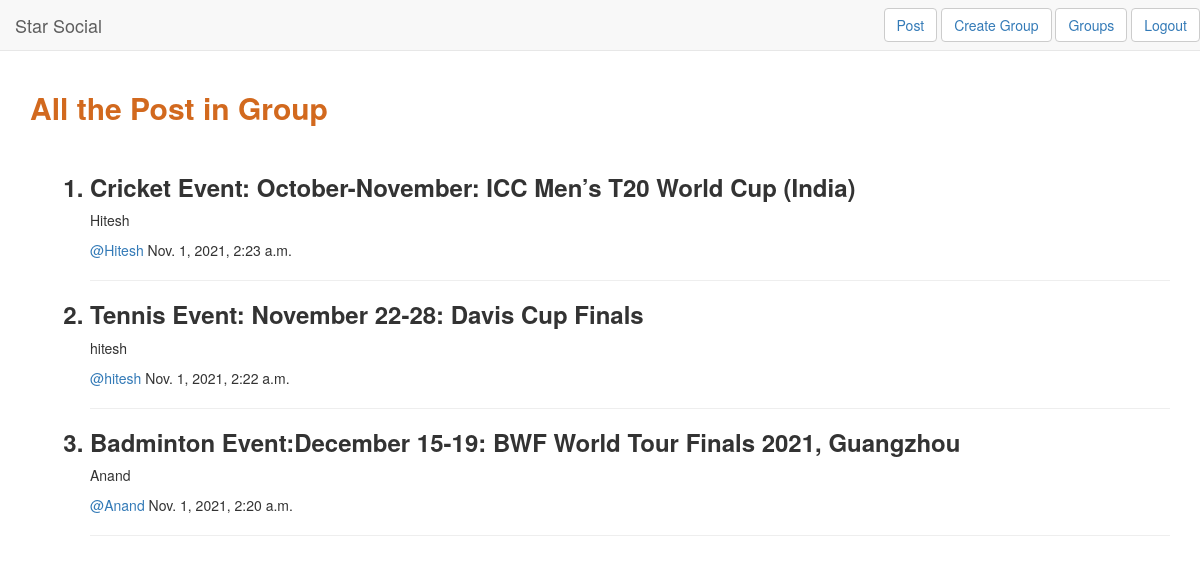
Page /signlog/groupdetail/33/ (signed in) on the committed database.
### signlog/models.py (models this page shows, shortened)
class Post(models.Model):
    Message = models.CharField(max_length=256)
    Group = models.ForeignKey(Groups, related_name='posts',on_delete=models.CASCADE)
    created_by= models.CharField(max_length=100,default=",")
    dt=models.DateTimeField(default=datetime.now, blank=True)
    class Meta:
        ordering = ('-dt',)

### signlog/views.py (the view)
# urls.py: url(r'^groupdetail/(?P<pk>\d+)/$',views.PostInParticularGroup.as_view(),name='groupdetail'),
class PostInParticularGroup(LoginRequiredMixin, DetailView):
    login_url = '/signlog/log/'
    redirect_field_name = 'login'
    context_object_name = 'group_detail'
    model = models.Groups
    template_name = 'signlog/postingroup.html'

### signlog/templates/signlog/postingroup.html
{% extends 'group/gpbase.html' %}
{% block body_block %}
<h2 style="color:chocolate; font-weight: 900;">All the Post in Group {{groups_detail.name}}</h2>
<br>
<ol style="margin-left: 20px;">
{% for post in group_detail.posts.all%}
<h3 style="font-weight: 700;"><li>{{post.Message}}</li></h3>
<p style="font-weight: 400;">{{post.created_by}}</p>
<p style="font-weight: 300;"><a href="{% url 'signlog:postlist' pk=post.pk %}">@{{post.created_by}}</a> {{post.dt}}
<hr>
{% endfor %}
</ol>
{% endblock %}

### rows in the picture
Post: Message "Cricket Event: October-November: ICC Men’s T20 World Cup (India)", created_by "Hitesh", dt "Nov. 1, 2021, 2:23 a.m."
Post: Message "Tennis Event: November 22-28: Davis Cup Finals", created_by "hitesh", dt "Nov. 1, 2021, 2:22 a.m."
Post: Message "Badminton Event:December 15-19: BWF World Tour Finals 2021, Guangzhou", created_by "Anand", dt "Nov. 1, 2021, 2:20 a.m."
